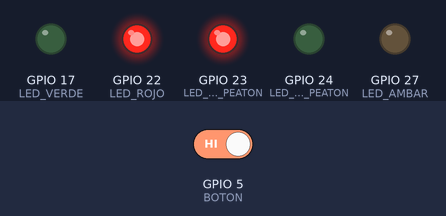
A program run on a simulated Raspberry Pi (BCM pin numbers). Parts: output pins drawn as LEDs (lit = HIGH). The inputs (shaded band) are chosen by the test bench; at power-on: GPIO 5 (BOTON) HIGH.

Above: at 13.9 s.
14.0 s: GPIO 5 (BOTON) driven LOW
At 17.7 s:
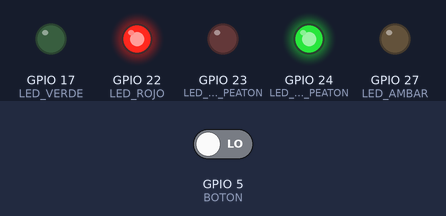
28.0 s: GPIO 5 (BOTON) driven HIGH
At 30.4 s:
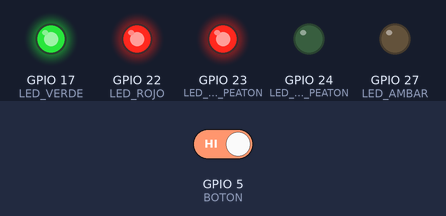
At 35.4 s:
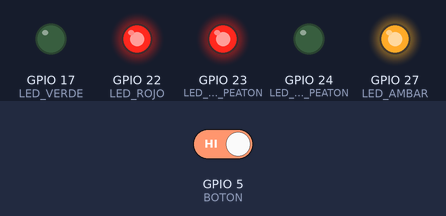
Timing chart, 0 to 46.7 s (numbered marks = the images above; inputs shaded):
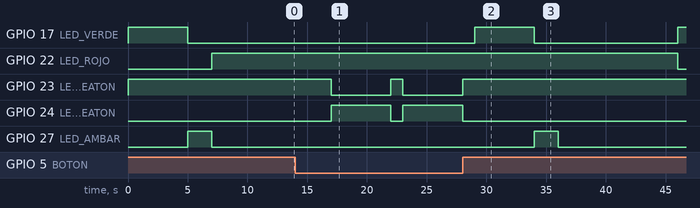

Measured:
- after the input at 14.0 s, GPIO 17 (LED_VERDE): stays LOW (without the input it goes to HIGH after 3.0 s); GPIO 22 (LED_ROJO): stays HIGH (without the input it goes to LOW after 3.0 s)
- after the input at 28.0 s, GPIO 17 (LED_VERDE): LOW → HIGH after 1.0 s, → LOW 5.0 s later, → HIGH 12.0 s later; GPIO 22 (LED_ROJO): HIGH → LOW after 18.0 s; GPIO 23 (LED_ROJO_PEATON): goes on until 28.0 s, then stays HIGH; GPIO 24 (LED_VERDE_PEATON): goes on until 28.0 s, then stays LOW; GPIO 27 (LED_AMBAR): LOW → HIGH after 6.0 s, → LOW 2.0 s later

The program:

etapa7.py
```python
from gpiozero import LED, Button
from time import sleep

LED_VERDE = LED(17)
LED_AMBAR = LED(27)
LED_ROJO = LED(22)
LED_ROJO_PEATON = LED(23)
LED_VERDE_PEATON = LED(24)
BOTON = Button(5)

def ciclo_normal():
    LED_ROJO_PEATON.on()
    LED_VERDE_PEATON.off()

    LED_VERDE.on()
    sleep(5)
    LED_VERDE.off()

    LED_AMBAR.on()
    sleep(2)
    LED_AMBAR.off()

    LED_ROJO.on()
    sleep(10)
    LED_ROJO.off()

def ciclo_peaton():
    LED_VERDE.off()
    LED_AMBAR.off()
    LED_ROJO.on()
    LED_VERDE_PEATON.on()
    LED_ROJO_PEATON.off()
    sleep(5)
    LED_VERDE_PEATON.off()
    LED_ROJO_PEATON.on()
    sleep(1)

peticion = False

try:
    while True:
        if BOTON.is_pressed and not peticion:
            peticion = True

        if peticion:
            ciclo_peaton()
            peticion = False
        else:
            ciclo_normal()

except KeyboardInterrupt:
    LED_VERDE.off()
    LED_AMBAR.off()
    LED_ROJO.off()
    LED_ROJO_PEATON.off()
    LED_VERDE_PEATON.off()
```
